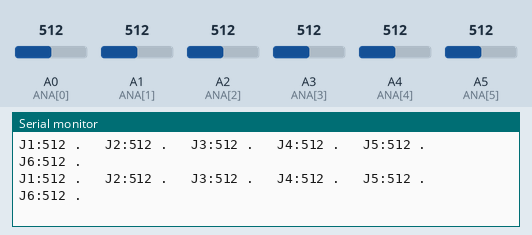
Recording of a sketch running on a simulated Arduino Uno, built with avr-gcc and run on an emulated ATmega328P. Parts: the last lines printed to the serial monitor. Inputs (shaded band) come from the test bench; at power-on: A1 (ANA[1]) = 512, A3 (ANA[3]) = 512, A0 (ANA[0]) = 512, A2 (ANA[2]) = 512, A4 (ANA[4]) = 512, A5 (ANA[5]) = 512.

Above: at 2.7 s.
2.8 s: A1 (ANA[1]) set to 111
At 3.07 s:
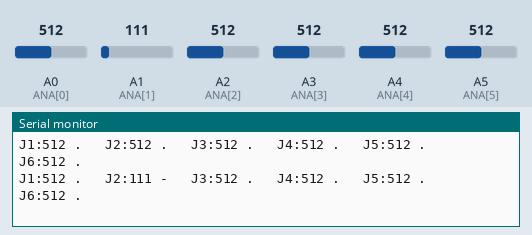
5.8 s: A1 (ANA[1]) set to 95
At 5.91 s:
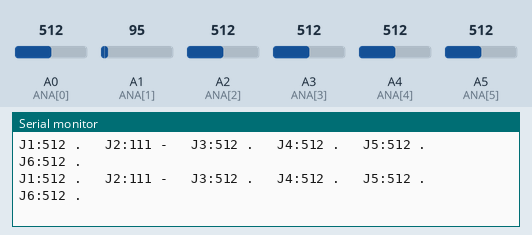
10.3 s: A3 (ANA[3]) set to 107
At 10.37 s:
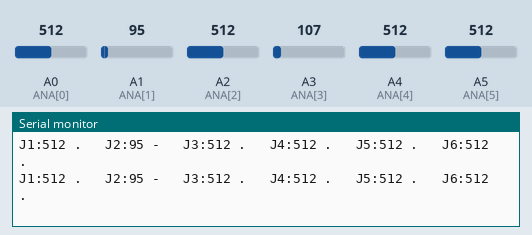
13.3 s: A3 (ANA[3]) set to 91
At 13.4 s:
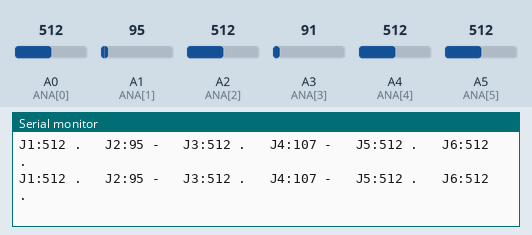
Timing chart, 0 to 16.3 s (numbered marks = the images above; inputs shaded):
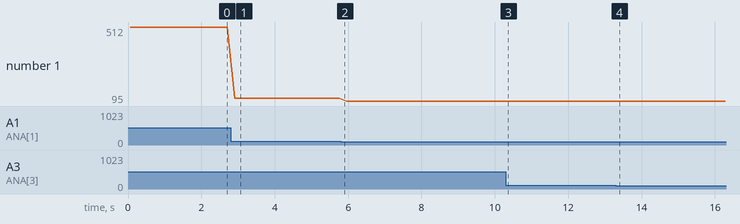

The sketch:

03_joystick_check.ino
```cpp
// ============================================================================
//  [03] 조이스틱 값 확인하기 — 어떤 조이스틱이 어떤 값을 내는지 보기

// ----------------------------------------------------------------------------
//   [무엇을 하나?]  조이스틱 6개(A0~A5)의 값을 시리얼 모니터에 계속 출력한다.
//   [어떻게 쓰나?]  시리얼 모니터(9600 baud)를 열고, 조이스틱을 '하나씩' 움직이며
//                   어떤 J값이 변하는지 관찰한다. → 활동지 '조이스틱 관찰표'에 기록.
//   [값의 의미]     조이스틱을 안 만지면 약 512(가운데).
//                   한쪽으로 밀면 → 1023 쪽,  반대로 밀면 → 0 쪽.
//                   612보다 크면 ▲(+방향), 412보다 작으면 ▼(-방향), 그 사이는 멈춤.
//   [팁]           Tools → Serial Plotter 를 열면 값이 그래프로 보인다!
// ============================================================================

const int JOYS = 6;                       // 조이스틱(축) 개수
int ANA[JOYS] = { A0, A1, A2, A3, A4, A5 }; // 각 조이스틱이 연결된 아날로그 핀

void setup() {
  Serial.begin(9600);                     // 값을 화면에 보여주려고 통신 시작
  Serial.println("조이스틱 값 확인 시작! 하나씩 움직여 보세요.");
}

void loop() {
  for (int i = 0; i < JOYS; i++) {
    int value = analogRead(ANA[i]);       // i번 조이스틱 값 읽기 (0~1023)

    Serial.print("J");
    Serial.print(i + 1);                  // 사람이 세는 번호(1~6)
    Serial.print(":");
    Serial.print(value);                  // 실제 값

    // 값에 따라 방향 표시 (로봇팔 코드의 612/412 기준과 동일)
    if (value > 612)      Serial.print(" +   ");   // 한쪽 방향
    else if (value < 412) Serial.print(" -   ");   // 반대 방향
    else                  Serial.print(" .   ");   // 가운데(멈춤)
  }

  Serial.println();                       // 한 줄 끝 → 다음 줄로
  delay(200);                             // 0.2초마다 갱신 (숫자를 키우면 느리게)
}
```

Measured:
- after the input at 2.8 s, the serial monitor: prints a new line after 0.11 s (image 1)
- plotted number 1: 512 → 111 after the input at 2.8 s, 111 → 95 after the input at 5.8 s
